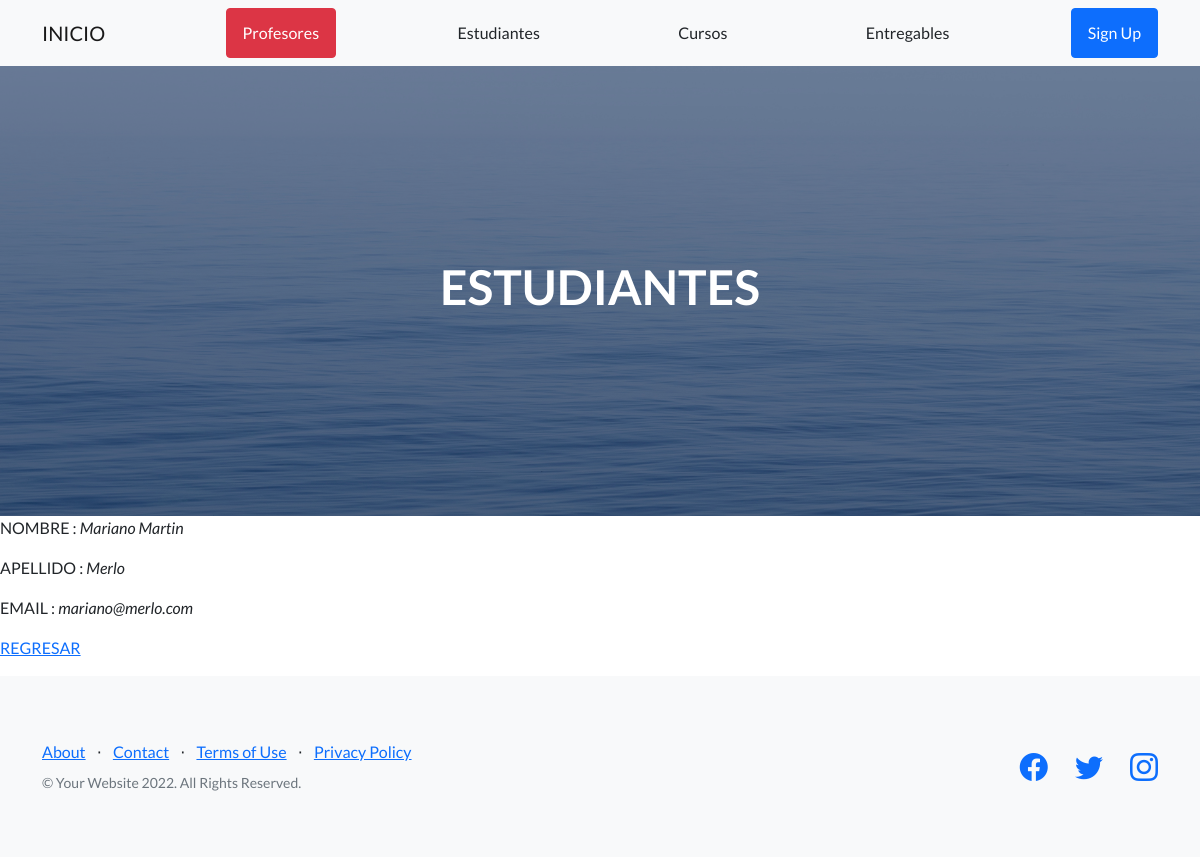
The page /AppCoder/estudiante/1/ on the database its author committed.
### AppCoder/models.py (models this page shows, shortened)
class Estudiante(models.Model):
    nombre= models.CharField(max_length=50)
    apellido= models.CharField(max_length=50)
    email= models.EmailField()

### AppCoder/views.py (the view)
# urls.py: path('estudiante/<pk>/', EstudianteDetalle.as_view(), name= 'estudiante_detalle'),#pk es el id
class EstudianteDetalle(DetailView):
    model= Estudiante
    template_name= 'AppCoder/estudiante_detalle.html'

### AppCoder/templates/AppCoder/estudiante_detalle.html
{% extends "AppCoder/padre.html" %}
{% load static %}
{% block contenidoQueCambia %}
<p>NOMBRE : <i>{{estudiante.nombre}}</i></p>
<p>APELLIDO : <i>{{estudiante.apellido}}</i></p>
<p>EMAIL : <i>{{estudiante.email}}</i></p>
<p>
    <a href="{% url 'estudiante_listar' %}">REGRESAR</a>
</p>
{% endblock %}
{% block título %}
    <h1>ESTUDIANTES</h1>
{% endblock %}

### rows shown on the page
Estudiante: nombre "Mariano Martin", apellido "Merlo", email "mariano@merlo.com"
